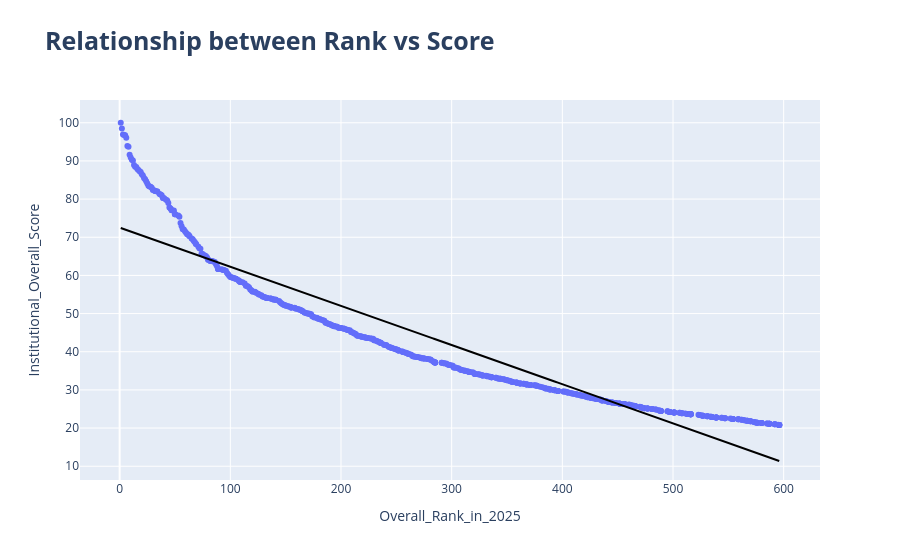

Notebook source saved alongside this figure:
### Code cell
#Add TrendLine:
fig=px.scatter(df,
               x='RANK_2025',
               y='Overall_Score',
               title="<b>Relationship between Rank vs Score</b>",
               labels={'RANK_2025':'Overall_Rank_in_2025','Overall_Score':'Institutional_Overall_Score'},
               trendline='ols',trendline_color_override='black'
               
            )
fig.update_layout(title_font_size=25)
fig.show()

### Figure 1 — Plotly figure (JSON) as saved in the notebook; plotly's stock layout.template omitted (floating-point values rounded to 4 significant figures; data arrays with more than 128 entries replaced by an {"elided": "..."} marker saying what was removed)
{"data": [{"hovertemplate": "Overall_Rank_in_2025=%{x}<br>Institutional_Overall_Score=%{y}<extra></extra>", "legendgroup": "", "marker": {"color": "#636efa", "symbol": "circle"}, "mode": "markers", "name": "", "orientation": "v", "showlegend": false, "type": "scatter", "x": {"elided": "586 float values"}, "xaxis": "x", "y": {"elided": "586 float values"}, "yaxis": "y"}, {"hovertemplate": "<b>OLS trendline</b><br>Overall_Score = -0.102629 * RANK_2025 + 72.539<br>R<sup>2</sup>=0.875915<br><br>Overall_Rank_in_2025=%{x}<br>Institutional_Overall_Score=%{y} <b>(trend)</b><extra></extra>", "legendgroup": "", "line": {"color": "black"}, "marker": {"color": "#636efa", "symbol": "circle"}, "mode": "lines", "name": "", "showlegend": false, "type": "scatter", "x": {"elided": "586 float values"}, "xaxis": "x", "y": {"elided": "586 float values"}, "yaxis": "y"}], "layout": {"legend": {"tracegroupgap": 0}, "title": {"font": {"size": 25}, "text": "<b>Relationship between Rank vs Score</b>"}, "xaxis": {"anchor": "y", "domain": [0, 1], "title": {"text": "Overall_Rank_in_2025"}}, "yaxis": {"anchor": "x", "domain": [0, 1], "title": {"text": "Institutional_Overall_Score"}}}}
